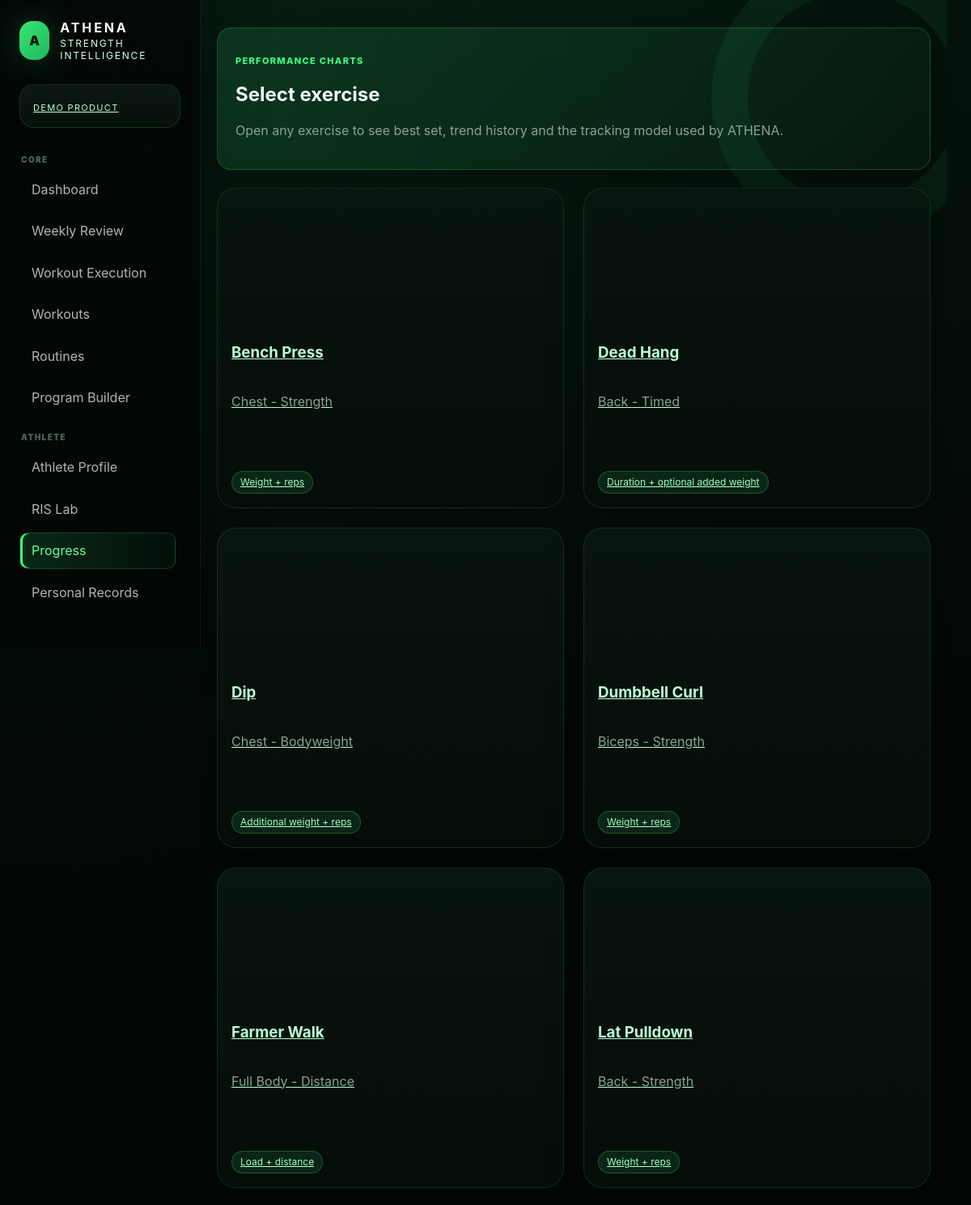
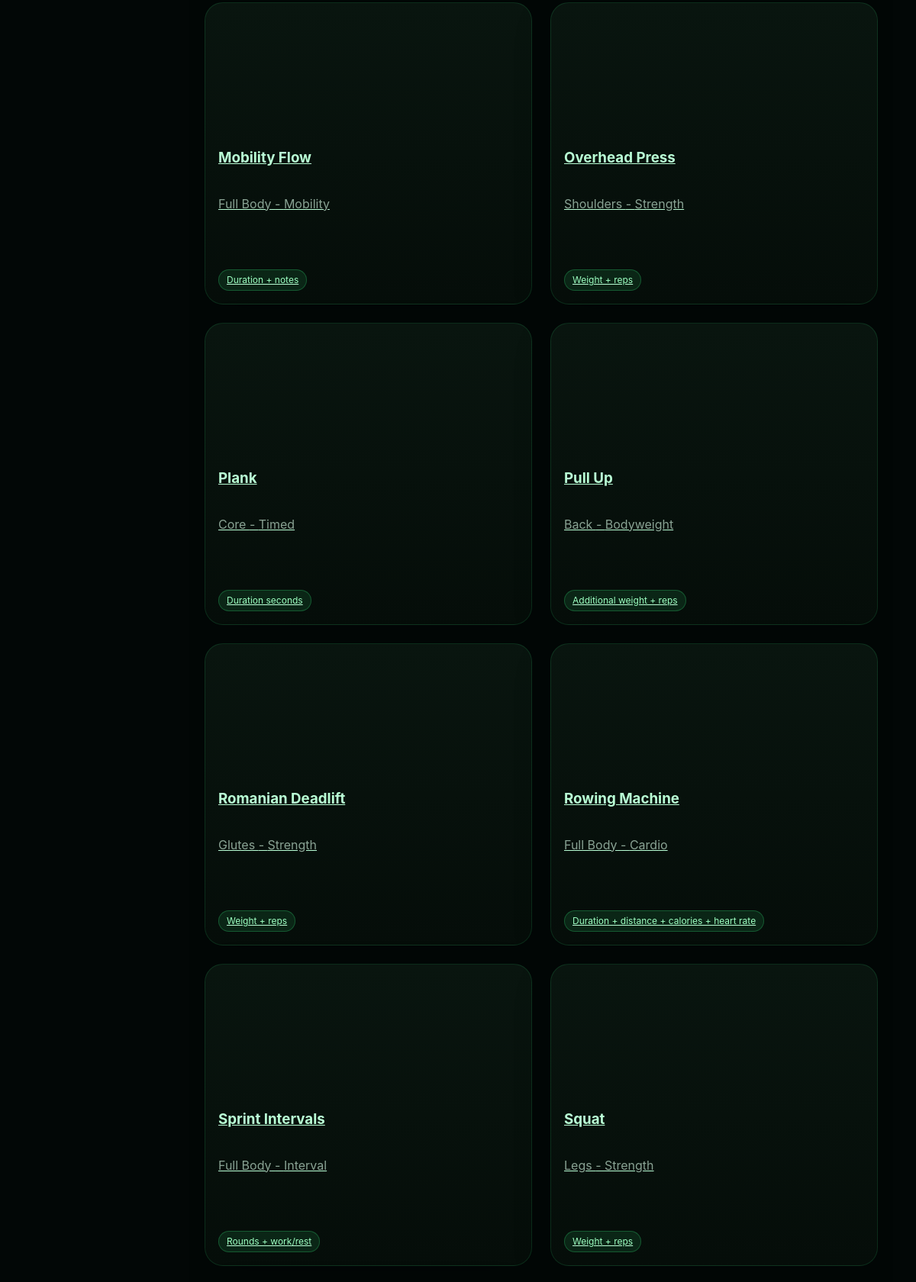
The app's page /progress (upper part) with its own data (2 pictures, top to bottom).
### tables this page shows
CREATE TABLE exercises(
            id INTEGER PRIMARY KEY AUTOINCREMENT,
            name TEXT NOT NULL,
            muscle_group TEXT NOT NULL,
            equipment TEXT NOT NULL DEFAULT 'Barbell',
            notes TEXT DEFAULT '',
            is_custom INTEGER DEFAULT 1
        , image_path TEXT DEFAULT '', description TEXT DEFAULT '', difficulty TEXT DEFAULT 'Intermediate', primary_muscle TEXT DEFAULT '', secondary_muscles TEXT DEFAULT '', instructions TEXT DEFAULT '', cues TEXT DEFAULT '', common_mistakes TEXT DEFAULT '', ris_tag TEXT DEFAULT 'Strength', exercise_type TEXT DEFAULT 'Strength', metric_hint TEXT DEFAULT 'Weight + reps', media_url TEXT DEFAULT '', movement_pattern TEXT DEFAULT '', athena_identity TEXT DEFAULT 'Performance Engine movement');

### app.py (the view)
@app.route('/progress')
def progress():
    rows=q('SELECT * FROM exercises ORDER BY name')
    return render_template('progress.html', rows=rows)

### app.py (called while the page is built)
def db():
    conn = sqlite3.connect(DB_PATH)
    conn.row_factory = sqlite3.Row
    return conn

def q(sql, params=(), one=False, commit=False):
    with db() as conn:
        cur = conn.execute(sql, params)
        if commit:
            conn.commit()
        return (cur.fetchone() if one else cur.fetchall())

@app.context_processor
def inject():
    return dict(MUSCLES=MUSCLES, MOODS=MOODS, SEXES=SEXES, DIFFICULTY=DIFFICULTY, EXERCISE_TYPES=EXERCISE_TYPES, today=datetime.date.today().isoformat())

@app.context_processor
def athena_v116_context():
    return dict(
        athlete_rank_from_xp=athlete_rank_from_xp,
        streak_system_v2=streak_system_v2,
        profile_completion_score=profile_completion_score,
        skill_tree_view_data=skill_tree_view_data,
        featured_achievements=featured_achievements,
        upcoming_goals_data=upcoming_goals_data,
        smart_training_suggestion_v2=smart_training_suggestion_v2,
        dashboard_mission_v2=dashboard_mission_v2,
    )

### templates/progress.html
{% extends 'base.html' %}{% block title %}Exercise Progress{% endblock %}{% block content %}
<section class="card hero"><p class="eyebrow">Performance charts</p><h2>Select exercise</h2><p class="muted">Open any exercise to see best set, trend history and the tracking model used by ATHENA.</p></section>
<div class="exercise-grid">{% for e in rows %}<a class="exercise-card" href="/progress/{{e.id}}"><img src="{{ url_for('static', filename='img/athena_exercise_lab.svg') }}"><div class="exercise-card-body"><h3>{{e.name}}</h3><p>{{e.muscle_group}} - {{e.exercise_type}}</p><div class="tag-row"><span class="pill green">{{e.metric_hint}}</span></div></div></a>{% endfor %}</div>
{% endblock %}

### records on screen
exercises: name "Bench Press", muscle_group "Chest", exercise_type "Strength", metric_hint "Weight + reps"
exercises: name "Dead Hang", muscle_group "Back", exercise_type "Timed", metric_hint "Duration + optional added weight"
exercises: name "Dip", muscle_group "Chest", exercise_type "Bodyweight", metric_hint "Additional weight + reps"
exercises: name "Dumbbell Curl", muscle_group "Biceps", exercise_type "Strength", metric_hint "Weight + reps"
exercises: name "Farmer Walk", muscle_group "Full Body", exercise_type "Distance", metric_hint "Load + distance"
exercises: name "Lat Pulldown", muscle_group "Back", exercise_type "Strength", metric_hint "Weight + reps"
exercises: name "Mobility Flow", muscle_group "Full Body", exercise_type "Mobility", metric_hint "Duration + notes"
exercises: name "Overhead Press", muscle_group "Shoulders", exercise_type "Strength", metric_hint "Weight + reps"
exercises: name "Plank", muscle_group "Core", exercise_type "Timed", metric_hint "Duration seconds"
exercises: name "Pull Up", muscle_group "Back", exercise_type "Bodyweight", metric_hint "Additional weight + reps"
exercises: name "Romanian Deadlift", muscle_group "Glutes", exercise_type "Strength", metric_hint "Weight + reps"
exercises: name "Rowing Machine", muscle_group "Full Body", exercise_type "Cardio", metric_hint "Duration + distance + calories + heart rate"
exercises: name "Sprint Intervals", muscle_group "Full Body", exercise_type "Interval", metric_hint "Rounds + work/rest"
exercises: name "Squat", muscle_group "Legs", exercise_type "Strength", metric_hint "Weight + reps"
